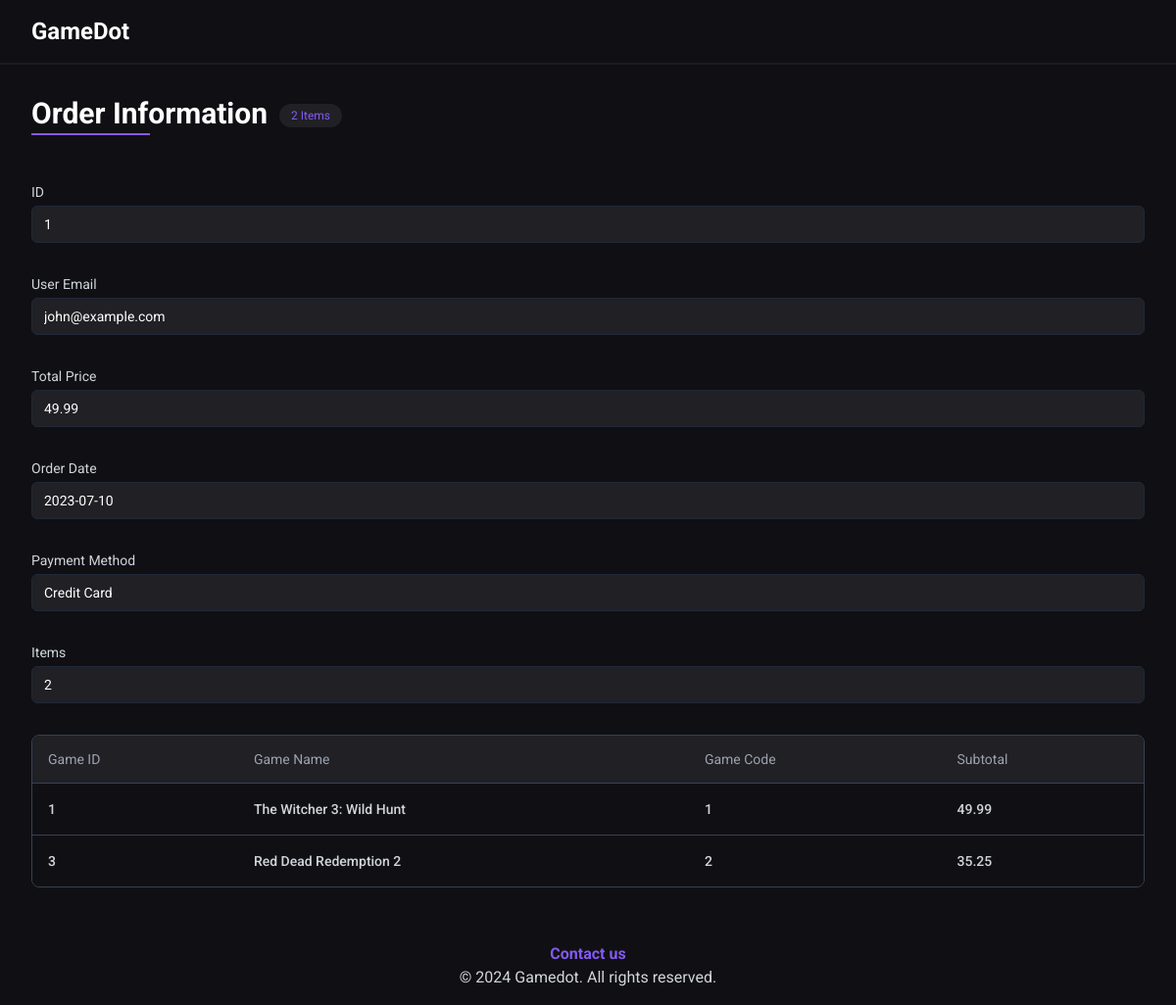
Screenshot of /gamedot/admin/orders/1 (signed in) with the database file from the repository.
### tables this page shows
CREATE TABLE `orders` (
  `id` int(11) NOT NULL,
  `user_id` int(11) DEFAULT NULL,
  `total_price` float DEFAULT NULL,
  `order_date` date DEFAULT current_timestamp(),
  `payment_method` varchar(255) DEFAULT NULL
);

CREATE TABLE `users` (
  `id` int(11) NOT NULL,
  `fname` varchar(255) DEFAULT NULL,
  `lname` varchar(255) DEFAULT NULL,
  `email` varchar(255) DEFAULT NULL,
  `password` varchar(255) DEFAULT NULL,
  `dob` date DEFAULT NULL
);

CREATE TABLE `order_items` (
  `id` int(11) NOT NULL,
  `game_id` int(11) DEFAULT NULL,
  `order_id` int(11) DEFAULT NULL,
  `game_code` varchar(50) NOT NULL,
  `subtotal` float DEFAULT NULL
);

CREATE TABLE `games` (
  `id` int(11) NOT NULL,
  `name` varchar(255) DEFAULT NULL,
  `description` text DEFAULT NULL,
  `platform` varchar(30) NOT NULL,
  `price` decimal(10,2) NOT NULL,
  `main_image_url` varchar(255) DEFAULT NULL,
  `age_rating` int(11) DEFAULT NULL,
  `publisher` varchar(100) NOT NULL,
  `release_date` date NOT NULL DEFAULT current_timestamp()
);

### src/admin/orders/controllers/order.php (called while the page is built, shortened)
<?php
$orderColumns = [
    'id' => "ID",
    'user_email' => "User Email",
    'total_price' => "Total Price",
    'order_date' => "Order Date",
    'payment_method' => "Payment Method",
    'items' => "Items"
];
$database = new Database();
$order_id = $_GET['order_id'];
$query = 'SELECT
              orders.*,
              users.email AS user_email,
              COUNT(order_items.id) AS items
          FROM
              orders
          JOIN
              users ON orders.user_id = users.id
          LEFT JOIN
              order_items ON orders.id = order_items.order_id
          WHERE
              orders.id = :order_id
          GROUP BY
              orders.id';
$order = $database->query($query, ['order_id' => $order_id])->qOrAbort();
$orderItemsColumns = [
    'game_id' => "Game ID",
    'game_name' => "Game Name",
    'game_code' => "Game Code",
    'subtotal' => "Subtotal",
];
$query = 'SELECT
    order_items.*,
    games.name game_name
FROM
    order_items
JOIN
    games ON order_items.game_id = games.id
WHERE
    order_items.order_id = :order_id
';
$orderItems = $database->query($query, ['order_id' => $order_id])->qAll();
require('src/admin/orders/views/order.view.php');

### core/database.php (called while the page is built, shortened)
<?php
class Database
{
  private $host = 'localhost';
  private $db_name = 'testforweb';
  private $port = '3308';
  private $username = 'root';
  private $connection;
  private $statement;
  public function __construct()
  {
    $this->connection = null;
    try {
      $this->connection = new PDO('mysql:host=' . $this->host . ';port=' . $this->port . ';dbname=' . $this->db_name . ';user=' . $this->username);
      $this->connection->setAttribute(PDO::ATTR_ERRMODE, PDO::ERRMODE_EXCEPTION);
      $this->connection->setAttribute(PDO::ATTR_DEFAULT_FETCH_MODE, PDO::FETCH_ASSOC);
    } catch (PDOException $e) {
      echo 'Connection Error: ' . $e->getMessage();
    }
  }
  public function query($query, $params = [])
  {
    $this->statement = $this->connection->prepare($query);
    $this->statement->execute($params);
    return $this;
  }
  public function qAll()
  {
    return $this->statement->fetchAll();
  }
  public function qOrAbort()
  {
    $result = $this->statement->fetch();
    return $result;
  }
}

### src/admin/orders/views/order.view.php (the view, shortened to what this page needs)
<main>
  <div class="xl:container mx-auto p-8">
    <div class="flex justify-between items-center gap-4 flex-wrap ">
      <div class="flex items-start gap-x-3">
        <h2 class="text-3xl font-bold mb-4 inline-block relative pb-1">
          Order Information
          <span class="absolute bottom-0 left-0 w-1/2 h-0.5 bg-primary"></span>
        </h2>
        <span class="px-3 py-1 text-xs rounded-full bg-secondaryBlack text-primary mt-2"><?= count($orderItems) ?> Items</span>
      </div>
    </div>
    <?php foreach ($orderColumns as $dbcolumn => $column) : ?>
      <div class="mt-8">
        <label for="<?= $dbcolumn ?>" class="block text-sm text-gray-300"><?= $column ?></label>
        <input type="text" name="<?= $dbcolumn ?>" id="<?= $dbcolumn ?>" value="<?= $order[$dbcolumn] ?>" class="bg-secondaryBlack mt-1 block w-full px-3 py-2 border border-gray-800 rounded-md shadow-sm focus:outline-none focus:ring-primary focus:border-primary sm:text-sm" required disabled>
      </div>
    <?php endforeach; ?>
    <section>
      <div class="flex flex-col mt-6">
        <div class="overflow-x-auto ">
          <div class="inline-block min-w-full py-2 align-middle">
            <div class="overflow-hidden border  border-gray-700 md:rounded-lg">
              <table class="min-w-full divide-y divide-gray-700">
                <thead class="bg-secondaryBlack">
                  <tr>
                    <?php
                    foreach ($orderItemsColumns as $column) :
                    ?>
                      <th scope='col' class='px-4 py-3.5 text-sm font-normal text-left rtl:text-right text-gray-400'><?= $column ?></th>
                    <?php endforeach; ?>
                  </tr>
                </thead>
                <tbody class=" divide-y divide-gray-700 bg-myBlack">
                  <?php
                  foreach ($orderItems as $order) : ?>
                    <tr>
                      <?php foreach ($orderItemsColumns as $dbcolumn => $column) : ?>
                        <td class='px-4 py-4 text-sm font-medium text-gray-300 whitespace-nowrap'><?= $order[$dbcolumn]  ?></td>
                      <?php endforeach; ?>
                    </tr>
                  <?php endforeach; ?>
                </tbody>
              </table>
            </div>
          </div>
        </div>
      </div>
    </section>
  </div>
</main>

### rows the page displays
orders: id "1", user_email "john@example.com", total_price "49.99", order_date "2023-07-10", payment_method "Credit Card"
order_items: game "1", game.name "The Witcher 3: Wild Hunt", game_code "1", subtotal "49.99"
order_items: game "3", game.name "Red Dead Redemption 2", game_code "2", subtotal "35.25"

### other values shown
count($orderItems) "2"
$column "ID"
$column "User Email"
$column "Total Price"
$column "Order Date"
$column "Payment Method"
$column "Items"
$column "Game ID"
$column "Game Name"
$column "Game Code"
$column "Subtotal"
